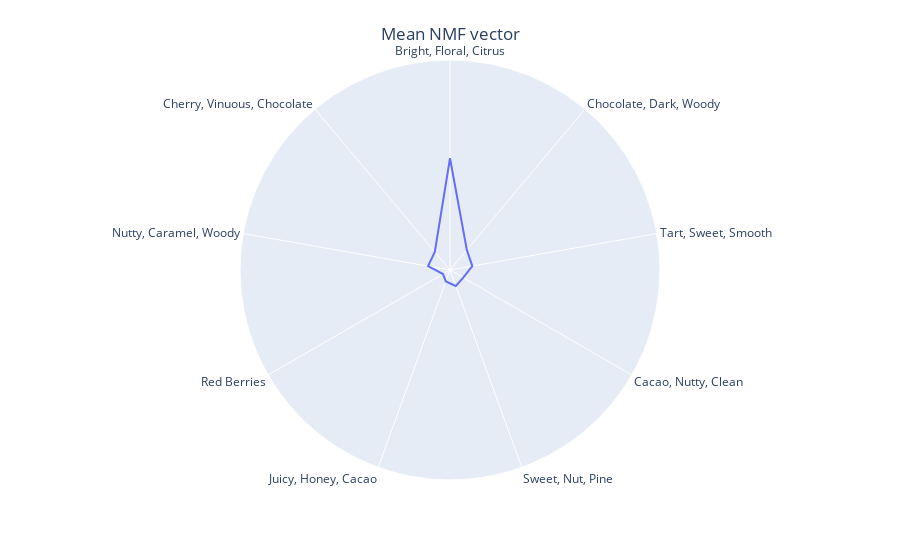

Notebook source saved alongside this figure:
### Markdown cell above
The work in the next cell finds the average NMF vector for a coffee that would be given each of the nine topic assignments, if majority asssignment was used. I ran this cell for each of the nine topics to generate nine visualizations to create a GIF of the different average vectors.

### Code cell
topic_features = ['bright_floral_citrus', 'choc_woody_dark', 'tart_sweet_smooth','cacao_nut_clean', 'sweet_nut_pine', 'juicy_cacao_honey', 'red_berries','woody_nut_caramel', 'cherry_vinuous_choc']
topics = ['Bright, Floral, Citrus', 'Chocolate, Dark, Woody', 'Tart, Sweet, Smooth','Cacao, Nutty, Clean', 'Sweet, Nut, Pine', 'Juicy, Honey, Cacao', 'Red Berries','Nutty, Caramel, Woody', 'Cherry, Vinuous, Chocolate']

list(tableau[tableau.group == 0][topic_features].mean())
spider = pd.DataFrame(dict(
    r=list(tableau[tableau.group == 0][topic_features].mean()),
    theta=topics))
fig = px.line_polar(spider, r='r', theta='theta', line_close=True)
fig.update_layout(
        title = {
            'text':'Mean NMF vector',
            'y':.95,
            'x':.5,
            'xanchor':'center',
            'yanchor':'top'},
        legend_title="NMF Topics",
  polar=dict(
    radialaxis=dict(
      visible=False,
      range=[0, .12]
    )),
  showlegend=False)
fig.show()

### Figure 1 — Plotly figure (JSON) as saved in the notebook; plotly's stock layout.template omitted (floating-point values rounded to 4 significant figures)
{"data": [{"hovertemplate": "r=%{r}<br>theta=%{theta}<extra></extra>", "legendgroup": "", "line": {"color": "#636efa", "dash": "solid"}, "mode": "lines", "name": "", "r": [0.06385, 0.01497, 0.01294, 0.008742, 0.009743, 0.006929, 0.00462, 0.01272, 0.01352, 0.06385], "showlegend": false, "subplot": "polar", "theta": ["Bright, Floral, Citrus", "Chocolate, Dark, Woody", "Tart, Sweet, Smooth", "Cacao, Nutty, Clean", "Sweet, Nut, Pine", "Juicy, Honey, Cacao", "Red Berries", "Nutty, Caramel, Woody", "Cherry, Vinuous, Chocolate", "Bright, Floral, Citrus"], "type": "scatterpolar"}], "layout": {"legend": {"title": {"text": "NMF Topics"}, "tracegroupgap": 0}, "margin": {"t": 60}, "polar": {"angularaxis": {"direction": "clockwise", "rotation": 90}, "domain": {"x": [0, 1], "y": [0, 1]}, "radialaxis": {"range": [0, 0.12], "visible": false}}, "showlegend": false, "title": {"text": "Mean NMF vector", "x": 0.5, "xanchor": "center", "y": 0.95, "yanchor": "top"}}}
